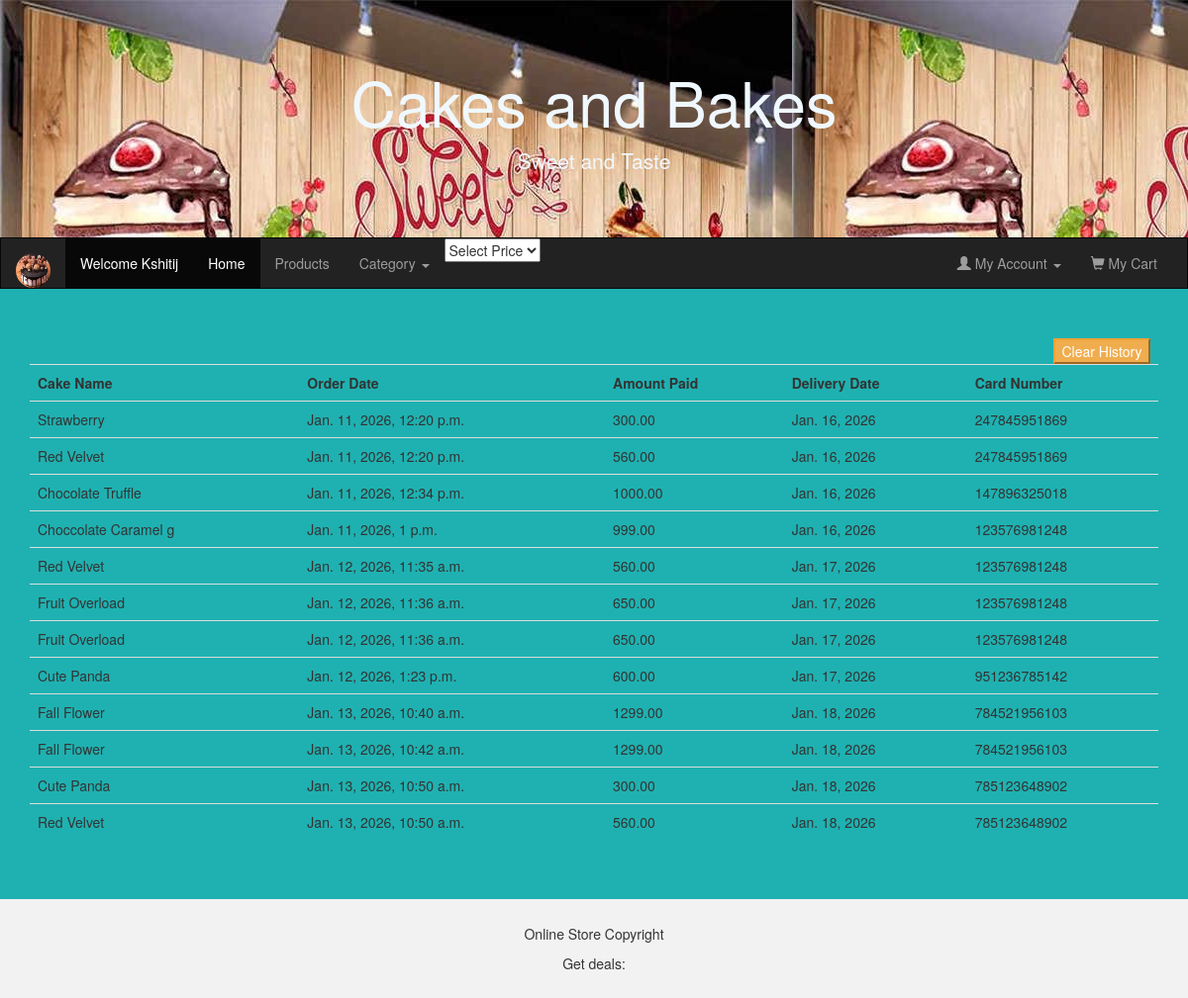
The page /OrderHistory (signed in) on the database its author committed.
### UserApp/models.py (models this page shows, shortened)
class UserInfo(models.Model):
    username=models.CharField(max_length=20,primary_key=True)
    email=models.EmailField(max_length=25,null=True)
    password=models.CharField(max_length=25)
    class Meta():
        db_table="UserInfo"

class OrderHistory(models.Model):
    user = models.ForeignKey(UserInfo, on_delete=models.CASCADE)
    cake_name = models.CharField(max_length=100,null=True,blank=True)
    cake_price = models.DecimalField(max_digits=10, decimal_places=2,null=True,blank=True)
    quantity = models.IntegerField(null=True,blank=True)
    amount = models.DecimalField(max_digits=10, decimal_places=2,null=True,blank=True)
    card_no = models.CharField(max_length=16)
    order_date = models.DateTimeField(auto_now_add=True)
    delivery_date = models.DateField(default=current_date+ timedelta(days=5))
    class Meta():
        db_table="Order History"

### UserApp/views.py (the view)
# urls.py: path("OrderHistory",views.getOrderHistory),
def getOrderHistory(request):
    if request.method=="GET":
        if "uname" in request.session:
            user=UserInfo.objects.get(username=request.session["uname"])
            orders=OrderHistory.objects.filter(user=user)
            return render(request,"viewOrderHistory.html",{"orders":orders})

### UserApp/templates/viewOrderHistory.html (shortened to what this page needs)
{%extends "home.html"%}
{%block content%}
<center>
    <table class="table">
        <button  type="button" class="btn-warning" style="margin-left: 90%;"  onclick="confirmClear()">Clear History</button>
        <th>Cake Name</th><th>Order Date</th><th>Amount Paid</th> <th>Delivery Date</th> <th>Card Number</th>
        {%if orders%}
            {%for order in orders%}
            <tr>
                <td>{{order.cake_name}}</td>
                <td>{{order.order_date}}</td>
                <td>{{order.amount}}</td>
                <td>{{order.delivery_date}}</td>
                <td>{{order.card_no}}</td>
            </tr>
            {%endfor%}
        {%else%}
            <tr>
                <td></td><td></td><td>Nothing orderd yet!</td></tr>
        {%endif%}
    </table>
</center>
{%endblock%}

### UserApp/templates/home.html (shortened to what this page needs)
{%load static%}
<!DOCTYPE html>
<html lang="en">
<head>
  <link rel="stylesheet" href="https://maxcdn.bootstrapcdn.com/bootstrap/3.4.1/css/bootstrap.min.css">
</head>
<body>
<div class="jumbotron">
  <div class="container text-center">
    <h1>Cakes and Bakes</h1>
    <p>Sweet and Taste</p>
  </div>
</div>
<nav class="navbar navbar-inverse">
  <div class="container-fluid">
    <div class="navbar-header">
      <a class="navbar-brand" href="#"><img class="img img-circle" src="{%static 'Images/logo.jpg'%}" style="width: 35px; height: 35px;" alt=""></a>
    </div>
    <div class="collapse navbar-collapse" id="myNavbar">
      <ul class="nav navbar-nav">
        {%if "uname" in request.session%}
        <li class="active"><a href="#">Welcome {{request.session.uname}}</a></li>
        {%else%}
        <li class="active"><a href="/">Cake Shop</a></li>
        {%endif%}
        <li class="active"><a href="/">Home</a></li>
        <li><a href="#">Products</a></li>
         <li class="dropdown">
                <a class="dropdown-toggle" data-toggle="dropdown" href="#">Category
                <span class="caret"></span></a>
         <li class="dropdown">
                <form method="get" action="FilterPrice">
                <select name="price_range" onchange="this.form.submit()">
                  <option value="">Select Price</option>
                </select>
              </form>
                </ul>
      <ul class="nav navbar-nav navbar-right">
    {% if "uname" in request.session %}
        <li class="dropdown">
            <a href="#" class="dropdown-toggle" data-toggle="dropdown">
                <span class="glyphicon glyphicon-user"></span> My Account <span class="caret"></span>
            </a>
        </li>
        <li>
            <a href="/MyCart">
                <span class="glyphicon glyphicon-shopping-cart"></span> My Cart
            </a>
        </li>
    {% else %}
        <li><a href="/LogIn"><span class="glyphicon glyphicon-user"></span> Login</a></li>
        <li><a href="/SignUp"><span class="glyphicon glyphicon-edit"></span> Sign Up</a></li>
    {% endif %}
</ul>
    </div>
  </div>
</nav>
<div class="container">
  {%block content%}{%endblock%}
</div><br><br>
<footer class="container-fluid text-center">
  <p>Online Store Copyright</p>
  <form class="form-inline">Get deals:
  </form>
</footer>
</body>
</html>

### rows shown on the page
UserInfo: session.uname "Kshitij"
OrderHistory: cake_name "Strawberry", order_date "Jan. 11, 2026, 12:20 p.m.", amount "300.00", delivery_date "Jan. 16, 2026", card_no "247845951869"
OrderHistory: cake_name "Red Velvet", order_date "Jan. 11, 2026, 12:20 p.m.", amount "560.00", delivery_date "Jan. 16, 2026", card_no "247845951869"
OrderHistory: cake_name "Chocolate Truffle", order_date "Jan. 11, 2026, 12:34 p.m.", amount "1000.00", delivery_date "Jan. 16, 2026", card_no "147896325018"
OrderHistory: cake_name "Choccolate Caramel g", order_date "Jan. 11, 2026, 1 p.m.", amount "999.00", delivery_date "Jan. 16, 2026", card_no "123576981248"
OrderHistory: cake_name "Red Velvet", order_date "Jan. 12, 2026, 11:35 a.m.", amount "560.00", delivery_date "Jan. 17, 2026", card_no "123576981248"
OrderHistory: cake_name "Fruit Overload", order_date "Jan. 12, 2026, 11:36 a.m.", amount "650.00", delivery_date "Jan. 17, 2026", card_no "123576981248"
OrderHistory: cake_name "Fruit Overload", order_date "Jan. 12, 2026, 11:36 a.m.", amount "650.00", delivery_date "Jan. 17, 2026", card_no "123576981248"
OrderHistory: cake_name "Cute Panda", order_date "Jan. 12, 2026, 1:23 p.m.", amount "600.00", delivery_date "Jan. 17, 2026", card_no "951236785142"
OrderHistory: cake_name "Fall Flower", order_date "Jan. 13, 2026, 10:40 a.m.", amount "1299.00", delivery_date "Jan. 18, 2026", card_no "784521956103"
OrderHistory: cake_name "Fall Flower", order_date "Jan. 13, 2026, 10:42 a.m.", amount "1299.00", delivery_date "Jan. 18, 2026", card_no "784521956103"
OrderHistory: cake_name "Cute Panda", order_date "Jan. 13, 2026, 10:50 a.m.", amount "300.00", delivery_date "Jan. 18, 2026", card_no "785123648902"
OrderHistory: cake_name "Red Velvet", order_date "Jan. 13, 2026, 10:50 a.m.", amount "560.00", delivery_date "Jan. 18, 2026", card_no "785123648902"
